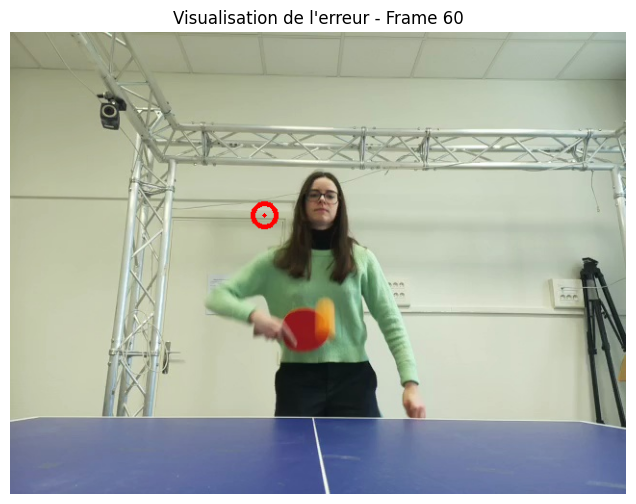
#> input picture roboflow/metrics/erreur_simple_60.png, 636 x 504 px
$ python hough_transform.py ../roboflow/metrics/erreur_simple_60.png
#> lines starting #> are read from the running program, lines starting #| are printed output that depends on the picture
import sys
import math
import cv2 as cv
import numpy as np
def main(argv):

    default_file = "data/philo_ligne_crop.png"
    filename = argv[0] if len(argv) > 0 else default_file
    # Loads an image
    src = cv.imread(cv.samples.findFile(filename), cv.IMREAD_GRAYSCALE)
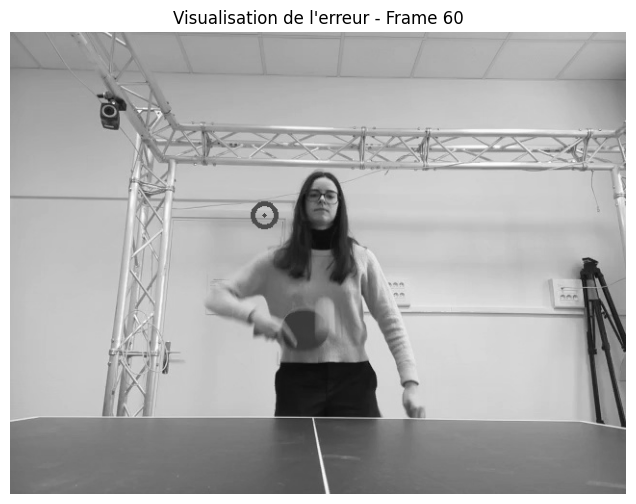
#> src: shape (504, 636); min 0, max 255, mean 173.7

    if src is None:
        print ('Error opening image!')
        print ('Usage: hough_lines.py [image_name -- default ' + default_file + '] \n')
        return -1

    height, width = src.shape
#> height = 504; width = 636
    roi_start_row = int(height * 0.45)
#> roi_start_row = 226

    roi = src[roi_start_row:height, 0:width]
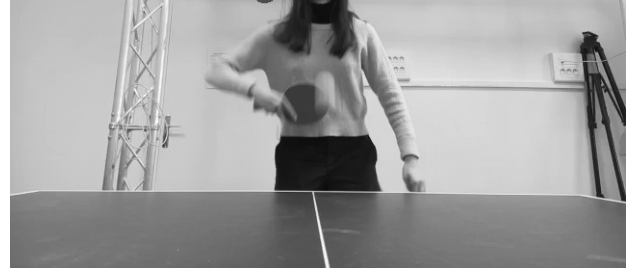
#> roi: shape (278, 636); min 11, max 255, mean 162.9

    dst_roi = cv.Canny(roi, 50, 200, None, 3)
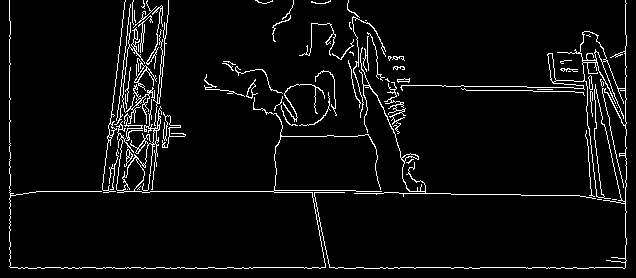
#> dst_roi: shape (278, 636); 4.9% white in thin lines or dots

    cdstP = cv.cvtColor(src, cv.COLOR_GRAY2BGR)

    linesP = cv.HoughLinesP(dst_roi, 1, np.pi / 180, 50, None, 200, 80)
#> linesP = 18 rows, first 6: [10, 267, 625, 267], [10, 191, 273, 191], [18, 268, 624, 268], [625, 266, 625, 0], [9, 266, 9, 0], [274, 189, 620, 195]

    # Dessiner les lignes en réajustant l'offset Y
    if linesP is not None:
        for i in range(0, len(linesP)):
            l = linesP[i][0]
            cv.line(cdstP, (l[0], l[1] + roi_start_row),
                           (l[2], l[3] + roi_start_row),
                           (0,0,255), 3, cv.LINE_AA)
#> this loop made 18 passes
#> l on passes 1 to 12: [10, 267, 625, 267], [10, 191, 273, 191], [18, 268, 624, 268], [625, 266, 625, 0], [9, 266, 9, 0], [274, 189, 620, 195], [317, 192, 620, 197], [123, 84, 619, 92], [124, 80, 624, 88], [584, 31, 608, 260], [10, 265, 10, 21], [125, 94, 409, 79]
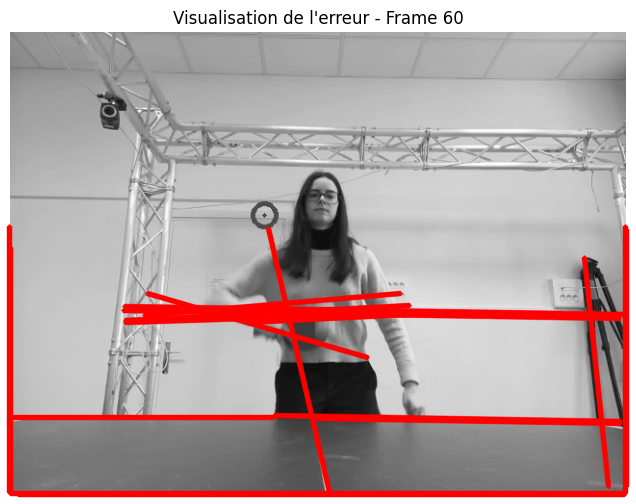
#> cdstP: shape (504, 636, 3); mean B, G, R 162.6, 162.6, 180.2

    cv.imshow("Source", src)
    cv.imshow("Detected Lines - Bottom Only", cdstP)
    dst = cv.Canny(src, 50, 200, None, 3)
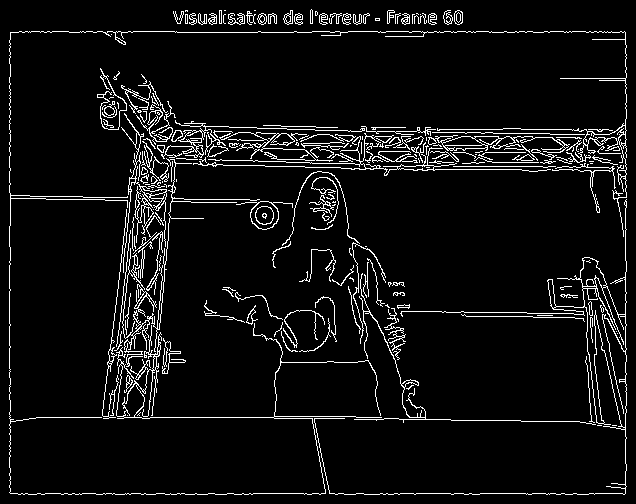
#> dst: shape (504, 636); 6.2% white in thin lines or dots

    cv.waitKey()
    return 0

if __name__ == "__main__":
    main(sys.argv[1:])
